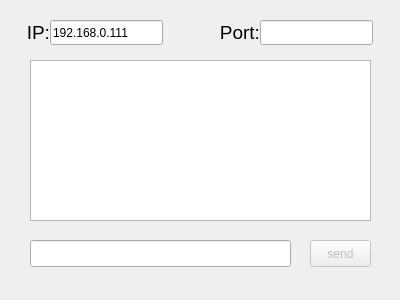
<?xml version="1.0" encoding="UTF-8"?>
<ui version="4.0">
 <class>Dialog</class>
 <widget class="QDialog" name="Dialog">
  <property name="geometry">
   <rect>
    <x>0</x>
    <y>0</y>
    <width>400</width>
    <height>300</height>
   </rect>
  </property>
  <property name="windowTitle">
   <string>Dialog</string>
  </property>
  <widget class="QLabel" name="label_ip">
   <property name="geometry">
    <rect>
     <x>20</x>
     <y>20</y>
     <width>30</width>
     <height>25</height>
    </rect>
   </property>
   <property name="font">
    <font>
     <pointsize>14</pointsize>
    </font>
   </property>
   <property name="text">
    <string>IP:</string>
   </property>
   <property name="alignment">
    <set>Qt::AlignRight|Qt::AlignTrailing|Qt::AlignVCenter</set>
   </property>
  </widget>
  <widget class="QLabel" name="label_port">
   <property name="geometry">
    <rect>
     <x>210</x>
     <y>20</y>
     <width>50</width>
     <height>25</height>
    </rect>
   </property>
   <property name="font">
    <font>
     <pointsize>14</pointsize>
    </font>
   </property>
   <property name="text">
    <string>Port:</string>
   </property>
   <property name="alignment">
    <set>Qt::AlignRight|Qt::AlignTrailing|Qt::AlignVCenter</set>
   </property>
  </widget>
  <widget class="QLineEdit" name="ip">
   <property name="geometry">
    <rect>
     <x>50</x>
     <y>20</y>
     <width>113</width>
     <height>25</height>
    </rect>
   </property>
   <property name="text">
    <string>192.168.0.111</string>
   </property>
  </widget>
  <widget class="QLineEdit" name="port">
   <property name="geometry">
    <rect>
     <x>260</x>
     <y>20</y>
     <width>113</width>
     <height>25</height>
    </rect>
   </property>
  </widget>
  <widget class="QTextEdit" name="show">
   <property name="geometry">
    <rect>
     <x>30</x>
     <y>60</y>
     <width>341</width>
     <height>161</height>
    </rect>
   </property>
  </widget>
  <widget class="QLineEdit" name="msg">
   <property name="geometry">
    <rect>
     <x>30</x>
     <y>240</y>
     <width>261</width>
     <height>27</height>
    </rect>
   </property>
  </widget>
  <widget class="QPushButton" name="send">
   <property name="enabled">
    <bool>false</bool>
   </property>
   <property name="geometry">
    <rect>
     <x>310</x>
     <y>240</y>
     <width>61</width>
     <height>27</height>
    </rect>
   </property>
   <property name="text">
    <string>send</string>
   </property>
  </widget>
 </widget>
 <layoutdefault spacing="6" margin="11"/>
 <resources/>
 <connections/>
</ui>
